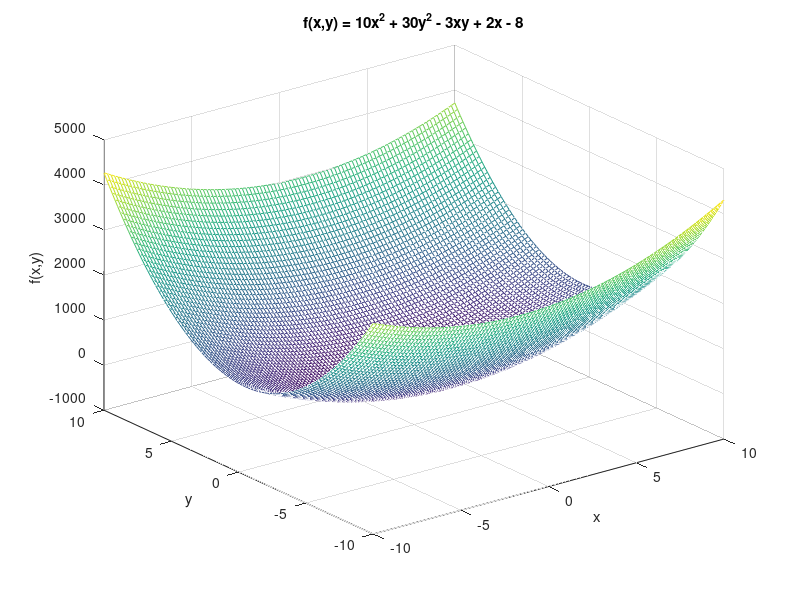
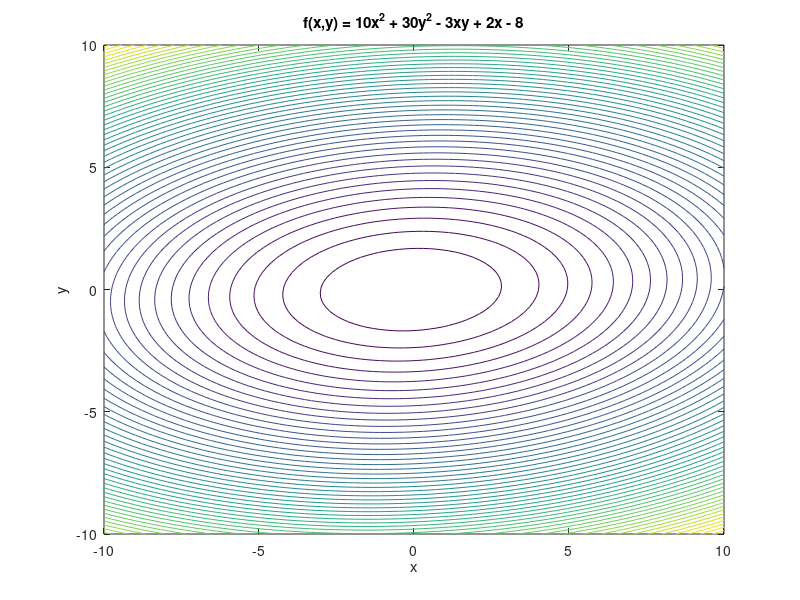

The MATLAB script that drew these images, in order: (Note: this script raises an error after producing the figures.)
% Author: Kovács Bálint-Hunor (Informatika III.) 2023
clear all %#ok<CLALL>
close all
clc

f = @(x, y) 10 * x.^2 + 30 * y.^2 - 3 * x .* y + 2 * x - 8;

% Define the search space
x = linspace(-10, 10, 100);
y = linspace(-10, 10, 100);

[X, Y] = meshgrid(x, y);
Z = f(X, Y);

figure(1)
mesh(X, Y, Z)
xlabel('x')
ylabel('y')
zlabel('f(x,y)')
title('f(x,y) = 10x^2 + 30y^2 - 3xy + 2x - 8')

% Contour with ginput to get the starting point
figure(2)
f_contour = contour(X, Y, Z, 50);
xlabel('x')
ylabel('y')
title('f(x,y) = 10x^2 + 30y^2 - 3xy + 2x - 8')
hold on
[x0, y0] = ginput(1);
plot(x0, y0, 'r*')
fprintf("Starting point: (%f,%f)\n", x0, y0)
hold off

% Search parameters
L = 5; % Initial step size
max_iter = 200; % Maximum iterations
number_of_retries = 15;

% Initialize minimum_iterations matrix
minimum_iterations = [x0; y0; f(x0, y0)];

% Initialize retry counter
retry_count = 0;

% Minimum search
for iter = 1:max_iter
    min_val = f(x0, y0);
    best_x = x0;
    best_y = y0;
    
    % Append the current minimum value to the list
    minimum_iterations = [minimum_iterations, [x0; y0; min_val]];
    
    % Initialize variables for plotting lines
    line_x = x0;
    line_y = y0;
    
    % Iterate between x and y axes
    for axis_iter = 1:2
        if axis_iter == 1
            directions = [1, 0; -1, 0];
        else
            directions = [0, 1; 0, -1];
        end
        
        for i = 1:size(directions, 1)
            dir_x = directions(i, 1);
            dir_y = directions(i, 2);
            
            Temp = [x0; y0] + L * [dir_x; dir_y];
            temp_val = f(Temp(1), Temp(2));
            
            % If the new point is better, update the best values
            if temp_val < min_val
                min_val = temp_val;
                best_x = Temp(1);
                best_y = Temp(2);
            else
                % Plot gray points for steps in the wrong direction
                figure(2)
                hold on
                plot(Temp(1), Temp(2), 'Color', [0.7, 0.7, 0.7], 'Marker', '*')
                hold off
            end
            
            % Update variables for plotting lines
            line_x = [line_x, best_x];
            line_y = [line_y, best_y];
            
            x0 = best_x;
            y0 = best_y;
        end
    end
    
    % Plot a line connecting the wrong steps
    figure(2)
    hold on
    plot(line_x, line_y, 'b-')
    hold off
    
    % Check for convergence (if the function value doesn't change significantly)
    if iter > 1 && abs(minimum_iterations(3, iter) - minimum_iterations(3, iter - 1)) < 1e-6
        if retry_count >= number_of_retries
            break;
        else
            retry_count = retry_count + 1;
            L = L / 2;
        end
    else
        % Reset the retry counter if there's improvement
        retry_count = 0;
    end
end

% Plot the red dots after the loop
for iter = 1:size(minimum_iterations, 2)
    best_x = minimum_iterations(1, iter);
    best_y = minimum_iterations(2, iter);
    figure(2)
    hold on
    plot(best_x, best_y, 'r*')
end

% Print the minimum iterations
fprintf("Minimum iterations:\n")
disp(minimum_iterations)

% Plot the minimum iterations on the mesh
figure(1)
hold on
plot3(minimum_iterations(1,:), minimum_iterations(2,:), minimum_iterations(3,:), 'r*-')
hold off

% Print the minimum point
fprintf("Minimum point: (%f,%f)\n", x0, y0)
